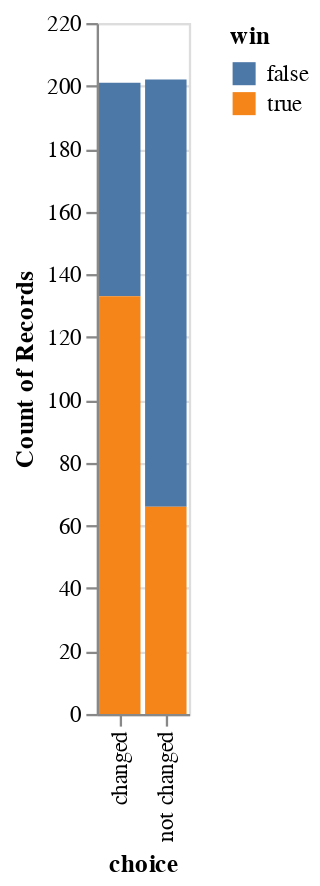

Notebook code for this chart:
### Code cell
import altair as alt

alt.Chart(df).mark_bar().encode(
    x="choice",
    y="count()",
    color="win",
)

### Figure 1 — Vega-Lite specification as saved in the notebook (floating-point values rounded to 4 significant figures; data arrays with more than 128 entries replaced by an {"elided": "..."} marker saying what was removed)
{"config": {"view": {"continuousWidth": 300, "continuousHeight": 300}}, "data": {"name": "data-94ec0cc7b0df0e08153da5d9b0609c14"}, "mark": {"type": "bar"}, "encoding": {"color": {"field": "win", "type": "nominal"}, "x": {"field": "choice", "type": "nominal"}, "y": {"aggregate": "count", "type": "quantitative"}}, "$schema": "https://vega.github.io/schema/vega-lite/v5.15.1.json", "datasets": {"data-94ec0cc7b0df0e08153da5d9b0609c14": {"elided": "403 records"}}}
